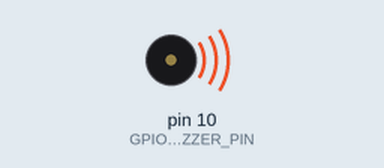
This program was run on a simulated Raspberry Pi (header pin numbers). Parts: buzzer (waves = sounding, pin HIGH). The clock reads 2024-03-15 10:24:30 at power-on unless the program sets it; what the program prints to the terminal is not drawn.

Above: at 0.1 s.
Timing chart, 0 to 1.6 s (numbered marks = the images above):
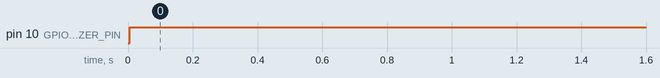

Measured:
- by itself, pin 10 (GPIO_BUZZER_PIN): LOW → HIGH at 0.01 s

The program:

check-air.py
```python
#!/usr/bin/env python3
import RPi.GPIO as GPIO
import time
import requests  # Import requests library
from datetime import datetime, timedelta

# Version Control
LATEST_VERSION = "1.2.0 (14/04/2024)"

# Config
GPIO_BUZZER_PIN = 10
GPIO_SENSOR_PIN = 8
HAS_BUZZER = True       # Only trigger buzzer if buzzer is connected
SLEEP_INTERVAL = 0.2
STARTDATE = datetime.now().strftime("%d/%m/%Y %I:%M:%S (%p)")
ALERT_DURATION = timedelta(seconds=5)  # Configurable buzzer alert duration
ALERT = False
ALERT_TIME = None  # Variable to store the time when a high concentration was detected
WEBHOOK_URL = "" # INSERT YOUR DISCORD WEBHOOK URL
DATE_FORMAT = "[%d/%m/%Y-%I:%M:%S (%p)]"

# GPIO Config
GPIO.setmode(GPIO.BOARD)
GPIO.setup(GPIO_SENSOR_PIN, GPIO.IN)
GPIO.setup(GPIO_BUZZER_PIN, GPIO.OUT)

def send_discord_alert(message):
    data = {"content": message}
    response = requests.post(WEBHOOK_URL, json=data)
    date = datetime.now().strftime(DATE_FORMAT)
    print(date, "Alert sent to Discord:", response.status_code)

print("\n\n**SCRIPT STARTED - Monitoring air quality....**\n")
print("********************************************************************************")
print("[DEBUG] Latest Version:", LATEST_VERSION)
print("[DEBUG] GPIO used sensor pin:", GPIO_SENSOR_PIN)
print("[DEBUG] GPIO used buzzer pin:", GPIO_BUZZER_PIN)
print("[DEBUG] Start Date:", STARTDATE)
print("********************************************************************************\n")

GPIO.output(GPIO_BUZZER_PIN, GPIO.LOW)

try:
    while True:
        date = datetime.now().strftime(DATE_FORMAT)
        if GPIO.input(GPIO_SENSOR_PIN) == 1:
            print(date, "Air quality is normal")
            if ALERT and datetime.now() - ALERT_TIME >= ALERT_DURATION:
                if HAS_BUZZER:
                    GPIO.output(GPIO_BUZZER_PIN, GPIO.LOW)
                ALERT = False
        else:
            if not ALERT:
                ALERT_TIME = datetime.now()
                ALERT = True
                alert_message = f"{date} High gas concentration detected!"
                print(alert_message)
                if HAS_BUZZER:
                  GPIO.output(GPIO_BUZZER_PIN, GPIO.HIGH)
                if WEBHOOK_URL:
                    send_discord_alert(alert_message)  # Sends alert to Discord
        time.sleep(SLEEP_INTERVAL)

except KeyboardInterrupt:
    GPIO.cleanup()  # Clean up GPIO on CTRL+C exit
```
